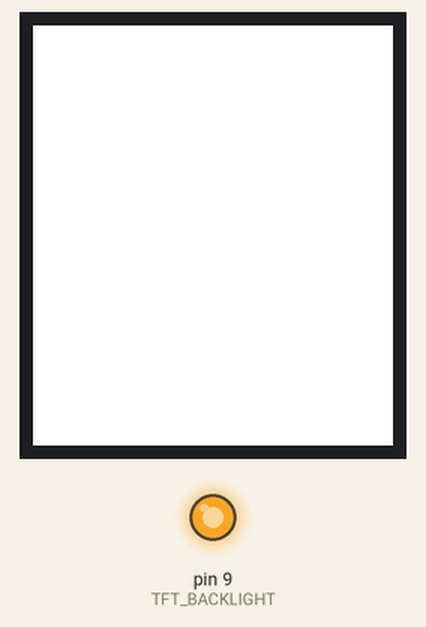
This sketch was run on a simulated Arduino Uno, built with avr-gcc and run on an emulated ATmega328P. On the bench: 240×280 colour display, output pins drawn as LEDs (lit = HIGH).

Above: at 0.36 s.
At 14.24 s:
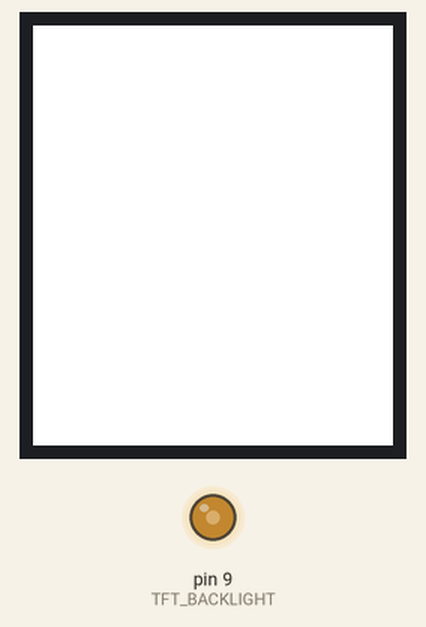
At 23.9 s:
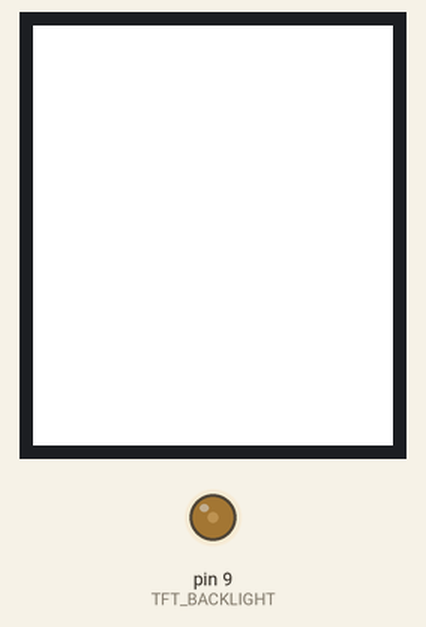
At 35.36 s:
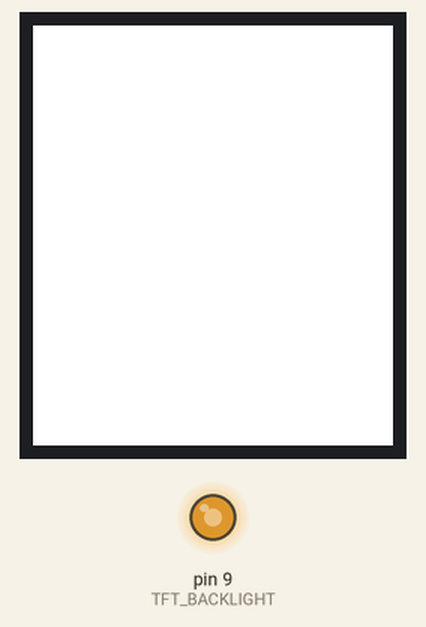
Timing chart, 0 to 40.0 s (numbered marks = the images above):
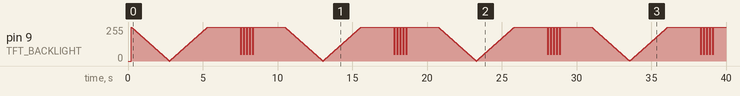

The sketch:

BackLight.ino
```cpp
#include <Adafruit_GFX.h>
#include <Adafruit_ST7789.h>
#include <SPI.h>

#define TFT_CS        10
#define TFT_RST        8
#define TFT_DC         7
#define TFT_BACKLIGHT  9  // Connect backlight to a PWM pin, e.g., 9

Adafruit_ST7789 tft = Adafruit_ST7789(TFT_CS, TFT_DC, TFT_RST);

void setup() {
  tft.init(240, 280);
  tft.setRotation(2);
  tft.fillScreen(ST77XX_WHITE);

  pinMode(TFT_BACKLIGHT, OUTPUT);
  analogWrite(TFT_BACKLIGHT, 255);  // Start with full brightness
}

void loop() {
  fadeBacklight();
  delay(2000);
  tft.fillScreen(ST77XX_WHITE);

  pulseBacklight();
  delay(2000);
  tft.fillScreen(ST77XX_WHITE);
}

void fadeBacklight() {
  for (int brightness = 255; brightness >= 0; brightness--) {
    analogWrite(TFT_BACKLIGHT, brightness);
    delay(10);
  }
  for (int brightness = 0; brightness <= 255; brightness++) {
    analogWrite(TFT_BACKLIGHT, brightness);
    delay(10);
  }
}

void pulseBacklight() {
  for (int i = 0; i < 5; i++) {
    analogWrite(TFT_BACKLIGHT, 255);
    delay(100);
    analogWrite(TFT_BACKLIGHT, 50);
    delay(100);
  }
  analogWrite(TFT_BACKLIGHT, 255);  // Return to full brightness
}
```
